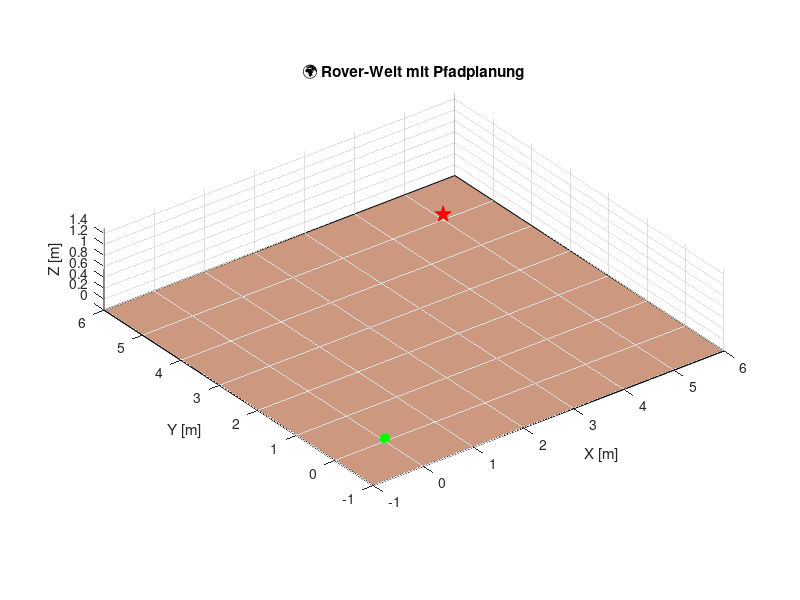

The MATLAB source for this figure: (Note: this script raises an error after producing the figure.)
%% Initialisierung der Rover-Parameter
roverl = 0.4;          % Länge [m]
roverb = 0.3;          % Breite [m]
roverh = 0.2;          % Höhe [m]
rover_radr = 0.05;      % Radradius [m]
rad_l = 0.05; 
rad_b = 0.025;

sp = [0, 0];           % Startpunkt
zp = [5, 5];           % Zielpunkt
hindernisse = [1, 2, 0.5; 2, 3, 0.8; 4, 4, 0.4];  % Hindernisse [x y r]
                                                  % wenn nur 2 Hindernisse, dann letzten 3 auskommentieren
X_sp = sp(1); Y_sp = sp(2);

%% 3D-Visualisierung der Rover-Welt
figure(1); clf;
axis equal; grid on; hold on;
xlabel('X [m]'); ylabel('Y [m]'); zlabel('Z [m]');
xlim([-1 6]); ylim([-1 6]); zlim([0 1.5]);
view(45, 30);
title('🌍 Rover-Welt mit Pfadplanung');
%ax = gca;  % aktuelle Achse
%ax.Color = [0.9 0.75 0.7];

%% --- Boden zeichnen (Mars-Farbton) ---
x_boden = [-1 6 6 -1];
y_boden = [-1 -1 6 6];
z_boden = [0 0 0 0];
boden = fill3(x_boden, y_boden, z_boden, [0.8 0.6 0.5]);  % Marsähnlicher Ton

%% --- Start- & Zielpunkt mit Symbolen ---
startp = plot3(sp(1), sp(2), 0.05, 'go', ...
    'MarkerSize', 7, 'MarkerFaceColor', 'g', 'DisplayName', 'Start');

zielp = plot3(zp(1), zp(2), 0.1, 'rp', ...  % 'p' = Pentagon-Marker
    'MarkerSize', 12, 'MarkerFaceColor', 'r', 'DisplayName', 'Ziel');

%% --- Hindernisse darstellen als Kreise am Boden ---
alpha = linspace(0, 2*pi, 100);
hindernisHandles = gobjects(size(hindernisse, 1), 1);

for i = 1:size(hindernisse, 1)
    xh = hindernisse(i,1);
    yh = hindernisse(i,2);
    r = hindernisse(i,3);
    z = 0.01;  % leicht über Boden
    hindernisHandles(i) = fill3(xh + r*cos(alpha), yh + r*sin(alpha), ...
                                z*ones(size(alpha)), [0.3 0.3 0.3], ...
                                'FaceAlpha', 0.8, 'EdgeColor', 'k', ...
                                'LineWidth', 1.5, 'DisplayName', 'Hindernis');
end

%% --- Pfad planen & zeichnen ---
[x_pfad, y_pfad] = pfadplaner(sp, zp, hindernisse, roverl);

pfad = plot3(x_pfad, y_pfad, 0.05 * ones(size(x_pfad)), ...
             'b-', 'LineWidth', 2.5, 'DisplayName', 'Pfad');

%% --- Lichteffekte & Material für mehr Tiefe ---
light('Position', [3 5 10], 'Style', 'infinite');  % Lichtquelle
material dull;
lighting gouraud;

%% --- Legende und Anzeigeelemente ---
legend([boden, startp, zielp, pfad, hindernisHandles(1)], ...
       {'Boden', 'Start', 'Ziel', 'Pfad', 'Hindernisse'}, ...
       'Location', 'northeastoutside');
